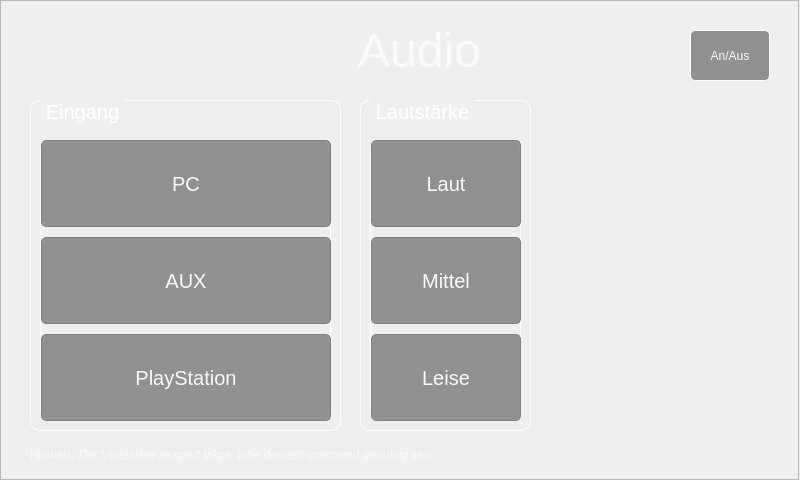
<?xml version="1.0" encoding="UTF-8"?>
<ui version="4.0">
 <class>Audio</class>
 <widget class="QDialog" name="Audio">
  <property name="geometry">
   <rect>
    <x>0</x>
    <y>0</y>
    <width>800</width>
    <height>480</height>
   </rect>
  </property>
  <property name="windowTitle">
   <string>Dialog</string>
  </property>
  <property name="styleSheet">
   <string notr="true">QGroupBox::title{subcontrol-origin:margin; left:10px; padding: 0 3px 0 3px;color:white;}</string>
  </property>
  <widget class="QLabel" name="label">
   <property name="geometry">
    <rect>
     <x>-1</x>
     <y>20</y>
     <width>841</width>
     <height>61</height>
    </rect>
   </property>
   <property name="font">
    <font>
     <pointsize>36</pointsize>
    </font>
   </property>
   <property name="styleSheet">
    <string notr="true">color:rgb(250,250,250);</string>
   </property>
   <property name="text">
    <string>Audio</string>
   </property>
   <property name="textFormat">
    <enum>Qt::AutoText</enum>
   </property>
   <property name="alignment">
    <set>Qt::AlignCenter</set>
   </property>
  </widget>
  <widget class="QPushButton" name="pushButton_back">
   <property name="geometry">
    <rect>
     <x>730</x>
     <y>410</y>
     <width>61</width>
     <height>61</height>
    </rect>
   </property>
   <property name="text">
    <string/>
   </property>
   <property name="icon">
    <iconset resource="bilder.qrc">
     <normaloff>:/bilder/Icons/arrow_left_icon.png</normaloff>:/bilder/Icons/arrow_left_icon.png</iconset>
   </property>
   <property name="iconSize">
    <size>
     <width>50</width>
     <height>50</height>
    </size>
   </property>
   <property name="flat">
    <bool>true</bool>
   </property>
  </widget>
  <widget class="QPushButton" name="pushButton_OnOff">
   <property name="geometry">
    <rect>
     <x>690</x>
     <y>30</y>
     <width>80</width>
     <height>51</height>
    </rect>
   </property>
   <property name="styleSheet">
    <string notr="true">background-color:rgba(0,0,0,100);
border:1px solid white;
border-radius:5px;
color:rgb(250,250,250);</string>
   </property>
   <property name="text">
    <string>An/Aus</string>
   </property>
   <property name="checkable">
    <bool>true</bool>
   </property>
   <property name="flat">
    <bool>true</bool>
   </property>
  </widget>
  <widget class="QFrame" name="frame">
   <property name="geometry">
    <rect>
     <x>0</x>
     <y>0</y>
     <width>799</width>
     <height>480</height>
    </rect>
   </property>
   <property name="styleSheet">
    <string notr="true">background-image: url(:/bilder/Icons/back_audio.jpg);</string>
   </property>
   <property name="frameShape">
    <enum>QFrame::StyledPanel</enum>
   </property>
   <property name="frameShadow">
    <enum>QFrame::Raised</enum>
   </property>
  </widget>
  <widget class="QGroupBox" name="groupBox_2">
   <property name="geometry">
    <rect>
     <x>30</x>
     <y>100</y>
     <width>311</width>
     <height>331</height>
    </rect>
   </property>
   <property name="styleSheet">
    <string notr="true">margin-top:0.6em;
border:1px solid white;
border-radius:10px;
font-size:20px;
</string>
   </property>
   <property name="title">
    <string>Eingang</string>
   </property>
   <widget class="QWidget" name="verticalLayoutWidget_2">
    <property name="geometry">
     <rect>
      <x>10</x>
      <y>40</y>
      <width>291</width>
      <height>281</height>
     </rect>
    </property>
    <layout class="QVBoxLayout" name="verticalLayout_2" stretch="0,0,0">
     <property name="spacing">
      <number>10</number>
     </property>
     <property name="sizeConstraint">
      <enum>QLayout::SetMinAndMaxSize</enum>
     </property>
     <property name="leftMargin">
      <number>1</number>
     </property>
     <property name="topMargin">
      <number>0</number>
     </property>
     <item>
      <widget class="QPushButton" name="pushButtonPC">
       <property name="sizePolicy">
        <sizepolicy hsizetype="Expanding" vsizetype="Expanding">
         <horstretch>0</horstretch>
         <verstretch>0</verstretch>
        </sizepolicy>
       </property>
       <property name="styleSheet">
        <string notr="true">background-color:rgba(0,0,0,100);
border:1px solid gray;
margin-top:0;
border-radius:5px;
color:rgb(250,250,250);</string>
       </property>
       <property name="text">
        <string>PC</string>
       </property>
       <property name="flat">
        <bool>true</bool>
       </property>
      </widget>
     </item>
     <item>
      <widget class="QPushButton" name="pushButtonAUX">
       <property name="sizePolicy">
        <sizepolicy hsizetype="Expanding" vsizetype="Expanding">
         <horstretch>0</horstretch>
         <verstretch>0</verstretch>
        </sizepolicy>
       </property>
       <property name="styleSheet">
        <string notr="true">background-color:rgba(0,0,0,100);
border:1px solid gray;
margin-top:0;
border-radius:5px;
color:rgb(250,250,250);</string>
       </property>
       <property name="text">
        <string>AUX</string>
       </property>
       <property name="flat">
        <bool>true</bool>
       </property>
      </widget>
     </item>
     <item>
      <widget class="QPushButton" name="pushButtonPlaystation">
       <property name="enabled">
        <bool>true</bool>
       </property>
       <property name="sizePolicy">
        <sizepolicy hsizetype="Expanding" vsizetype="Expanding">
         <horstretch>0</horstretch>
         <verstretch>0</verstretch>
        </sizepolicy>
       </property>
       <property name="minimumSize">
        <size>
         <width>0</width>
         <height>0</height>
        </size>
       </property>
       <property name="styleSheet">
        <string notr="true">background-color:rgba(0,0,0,100);
border:1px solid gray;
margin-top:0;
border-radius:5px;
color:rgb(250,250,250);</string>
       </property>
       <property name="text">
        <string>PlayStation</string>
       </property>
       <property name="iconSize">
        <size>
         <width>16</width>
         <height>16</height>
        </size>
       </property>
       <property name="flat">
        <bool>true</bool>
       </property>
      </widget>
     </item>
    </layout>
   </widget>
  </widget>
  <widget class="QGroupBox" name="groupBox_3">
   <property name="geometry">
    <rect>
     <x>360</x>
     <y>100</y>
     <width>171</width>
     <height>331</height>
    </rect>
   </property>
   <property name="styleSheet">
    <string notr="true">margin-top:0.6em;
border:1px solid white;
border-radius:10px;
font-size:20px;
</string>
   </property>
   <property name="title">
    <string>Lautstärke</string>
   </property>
   <widget class="QWidget" name="verticalLayoutWidget_3">
    <property name="geometry">
     <rect>
      <x>10</x>
      <y>40</y>
      <width>151</width>
      <height>281</height>
     </rect>
    </property>
    <layout class="QVBoxLayout" name="verticalLayout_3" stretch="0,0,0">
     <property name="spacing">
      <number>10</number>
     </property>
     <property name="sizeConstraint">
      <enum>QLayout::SetMinAndMaxSize</enum>
     </property>
     <property name="leftMargin">
      <number>1</number>
     </property>
     <property name="topMargin">
      <number>0</number>
     </property>
     <item>
      <widget class="QPushButton" name="pushButtonLautstaerke_Laut">
       <property name="sizePolicy">
        <sizepolicy hsizetype="Expanding" vsizetype="Expanding">
         <horstretch>0</horstretch>
         <verstretch>0</verstretch>
        </sizepolicy>
       </property>
       <property name="styleSheet">
        <string notr="true">background-color:rgba(0,0,0,100);
border:1px solid gray;
margin-top:0;
border-radius:5px;
color:rgb(250,250,250);</string>
       </property>
       <property name="text">
        <string>Laut</string>
       </property>
       <property name="flat">
        <bool>true</bool>
       </property>
      </widget>
     </item>
     <item>
      <widget class="QPushButton" name="pushButtonLautstaerke_Mittel">
       <property name="sizePolicy">
        <sizepolicy hsizetype="Expanding" vsizetype="Expanding">
         <horstretch>0</horstretch>
         <verstretch>0</verstretch>
        </sizepolicy>
       </property>
       <property name="styleSheet">
        <string notr="true">background-color:rgba(0,0,0,100);
border:1px solid gray;
margin-top:0;
border-radius:5px;
color:rgb(250,250,250);</string>
       </property>
       <property name="text">
        <string>Mittel</string>
       </property>
       <property name="flat">
        <bool>true</bool>
       </property>
      </widget>
     </item>
     <item>
      <widget class="QPushButton" name="pushButtonLautstaerke_Leise">
       <property name="enabled">
        <bool>true</bool>
       </property>
       <property name="sizePolicy">
        <sizepolicy hsizetype="Expanding" vsizetype="Expanding">
         <horstretch>0</horstretch>
         <verstretch>0</verstretch>
        </sizepolicy>
       </property>
       <property name="minimumSize">
        <size>
         <width>0</width>
         <height>0</height>
        </size>
       </property>
       <property name="styleSheet">
        <string notr="true">background-color:rgba(0,0,0,100);
border:1px solid gray;
margin-top:0;
border-radius:5px;
color:rgb(250,250,250);</string>
       </property>
       <property name="text">
        <string>Leise</string>
       </property>
       <property name="iconSize">
        <size>
         <width>16</width>
         <height>16</height>
        </size>
       </property>
       <property name="flat">
        <bool>true</bool>
       </property>
      </widget>
     </item>
    </layout>
   </widget>
  </widget>
  <widget class="QLabel" name="label_2">
   <property name="geometry">
    <rect>
     <x>30</x>
     <y>445</y>
     <width>501</width>
     <height>21</height>
    </rect>
   </property>
   <property name="styleSheet">
    <string notr="true">color:rgb(250,250,250);</string>
   </property>
   <property name="text">
    <string>&lt;html&gt;&lt;head/&gt;&lt;body&gt;&lt;p&gt;&lt;span style=&quot; font-size:9pt;&quot;&gt;Hinweis:&lt;/span&gt;&lt;span style=&quot; font-size:9pt; font-style:italic;&quot;&gt; Der Verstärker reagiert träge, bitte dementsprechend geduldig sein....&lt;/span&gt;&lt;/p&gt;&lt;/body&gt;&lt;/html&gt;</string>
   </property>
  </widget>
  <zorder>frame</zorder>
  <zorder>label</zorder>
  <zorder>pushButton_OnOff</zorder>
  <zorder>pushButton_back</zorder>
  <zorder>groupBox_2</zorder>
  <zorder>groupBox_3</zorder>
  <zorder>label_2</zorder>
 </widget>
 <resources>
  <include location="bilder.qrc"/>
 </resources>
 <connections/>
</ui>
